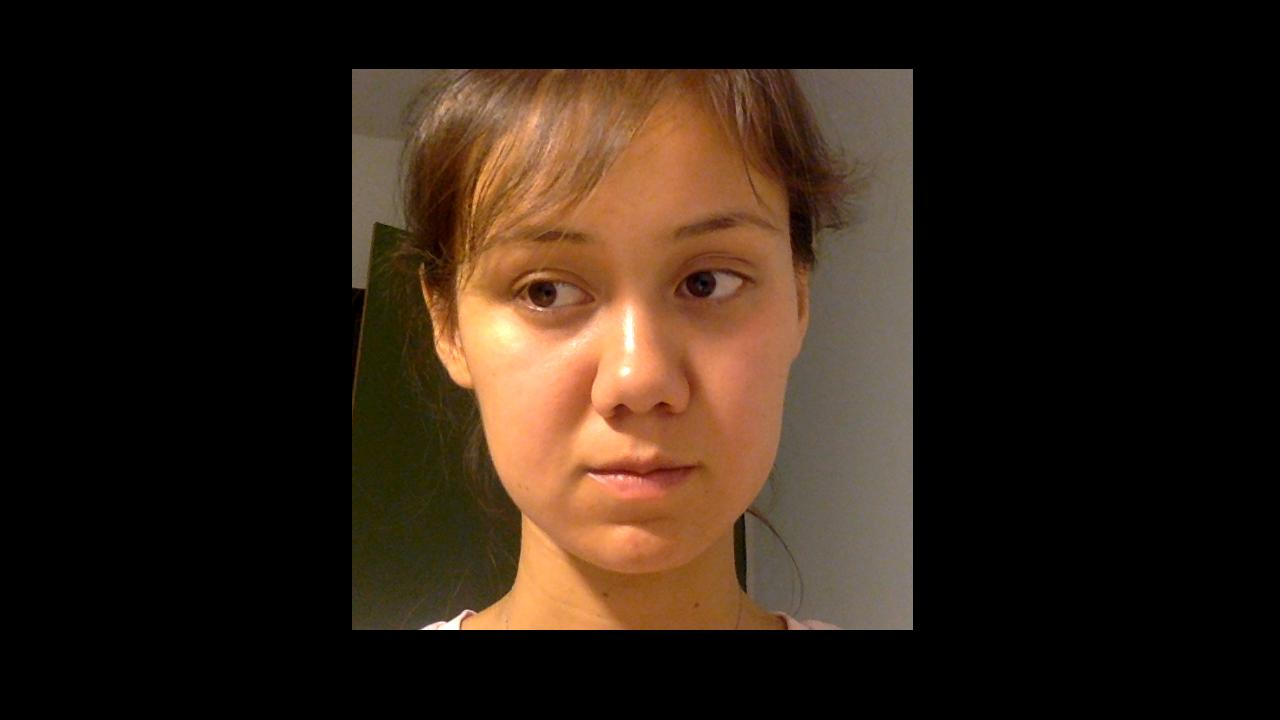
#> input picture EyeDetector/img/Derecha1.jpg, 1280 x 720 px; its folder holds only this picture in this run
$ python detectarCara.py --imagen ../EyeDetector/img/Derecha1.jpg   (older library calls are emulated)
#> lines starting #> are read from the running program, lines starting #| are printed output that depends on the picture; after the words box and inside, x2 and y2 are one past the last pixel; in counts of white or black regions, pixels touching at a corner belong together
### P2/funciones.py
import cv2
from math import sqrt, atan2
import numpy as np
from matplotlib import pyplot as plt
from filtroHomorfico import *
import skimage
from skimage import data, color
from skimage.transform import hough_circle, hough_circle_peaks
from skimage.feature import canny
from skimage.feature import corner_harris, corner_subpix, corner_peaks, blob_dog, peak_local_max
from skimage.draw import circle_perimeter
from skimage.util import img_as_ubyte
from skimage.transform import hough_ellipse
from skimage.draw import ellipse_perimeter
from skimage import exposure
from skimage.filters import threshold_otsu, threshold_local, threshold_adaptive, laplace, gaussian, threshold_mean, threshold_minimum
from skimage.morphology import disk
from skimage.filters.rank import median
from skimage import exposure
from skimage.morphology import erosion, dilation, opening, closing, white_tophat, binary_opening, binary_closing, binary_dilation, binary_erosion


def punto_mediop(x1, y1, x2, y2):
    x = int((x1+x2)/2)
    y = int((y1+y2)/2)
    return x,y

def filtrado_pupila(image):
    width = 150
    h,w = image.shape[0],image.shape[1]     #redimensionamos imagen
    r = width / float(w)
    dim = (width, int(h * r))
    escalada = cv2.resize(image, dim, interpolation = cv2.INTER_AREA)
    escala_gris = cv2.cvtColor(escalada,cv2.COLOR_BGR2GRAY)  #convertimos a escala de grises
    escala_gris= skimage.img_as_float(escala_gris)
    ecualizada = exposure.equalize_hist(escala_gris)
    filtro_mediana = median(ecualizada,np.ones((5,5)))
    apertura = opening(filtro_mediana, np.ones((5,5)))
    cierre = closing(apertura, np.ones((9,9)))
    '''cv2.imshow("escalada",escalada)
    cv2.imshow("escala_gris",escala_gris)
    cv2.imshow("ecualizada",ecualizada)
    cv2.imshow("filtro_mediana",filtro_mediana)
    cv2.imshow("apertura",apertura)
    cv2.imshow("cierre",cierre)
    k = cv2.waitKey(0)
    if k == 27:         # wait for ESC key to exit
        cv2.destroyAllWindows()'''

    return cierre

def punto_final(img, x, y):
    cont = 0
    ptx = x
    for i in range(x,img.shape[1]):
        if img[y , i] == 0:
            ptx = i
            break
        cont += 1

    return (ptx, y), cont

def puntos_limite(img, img2, cx, cy, radio):
    puntos = []
    zona_interes = img[cy - int(round(radio/2)) : cy + int(round(radio/3)), :]
    #zona_interes = img[cy - int(round(radio/2)) : cy + int(round(radio/2)), :]
    #zona_interes = binary_opening(zona_interes, np.ones((1,5)))
    for (x,y), value in np.ndenumerate(zona_interes):
        if value == 1:
            pto, dist = punto_final(zona_interes,y,x)
            aux = pto[0]
            pto = (pto[0],pto[1] +cy - int(round(radio/3.5)))
            puntos.append(((y, x+cy - int(round(radio/3.5))),pto,dist))
            #cv2.line(img2,pto,(y,x+cy - int(round(radio/3.5))),(255,255,0),1)

    ptos_d = []
    ptos_i = []
    for pto in puntos:
        if pto[0][0] > cx + radio and pto[0][0] < cx + int(2.5*radio):
            ptos_i.append(pto)
            cv2.circle(img2,pto[0],1,(255,255,0),1)
            cv2.circle(img2,pto[1],1,(255,255,0),1)
        elif pto[0][0] < cx - radio and pto[0][0] > cx - int(2.5*radio):
            ptos_d.append(pto)
            cv2.circle(img2,pto[0],1,(0,255,255),1)
            cv2.circle(img2,pto[1],1,(0,255,255),1)

    porcion_dch = int(round(cx/4))
    porcion_izq = int(round((img.shape[1] - cx))/4)
    zd_1 = []
    zd_2 = []
    zd_3 = []
    zi_1 = []
    zi_2 = []
    zi_3 = []

    for pto in ptos_d:
        if pto[1][0] > 0 and pto[1][0] < porcion_dch:
            zd_3.append(pto)
            '''cv2.circle(img2,pto[0],1,(0,0,255),1)
            cv2.circle(img2,pto[1],1,(0,0,255),1)'''
        elif pto[1][0] < porcion_dch*2 and pto[1][0] > porcion_dch:
            zd_2.append(pto)
            '''cv2.circle(img2,pto[0],1,(255, 0, 0),1)
            cv2.circle(img2,pto[1],1,(255, 0, 0),1)'''
        elif pto[1][0] < cx and pto[1][0] >porcion_dch*2:
            zd_1.append(pto)
            '''cv2.circle(img2,pto[0],1,(0, 255, 0),1)
            cv2.circle(img2,pto[1],1,(0, 255, 0),1)'''

    for pto in ptos_i:
        if pto[0][0] > cx and pto[0][0] < cx + porcion_izq:
            zi_1.append(pto)
            '''cv2.circle(img2,pto[0],1,(0, 255, 0),1)
            cv2.circle(img2,pto[1],1,(0, 255, 0),1)'''
        elif pto[0][0] < cx + (porcion_izq*2) and pto[0][0] > cx+porcion_izq:
            zi_2.append(pto)
            '''cv2.circle(img2,pto[0],1,(255, 0, 0),1)
            cv2.circle(img2,pto[1],1,(255, 0, 0),1)'''
        elif pto[0][0] > cx + (porcion_izq*2) and pto[0][0] < cx + (porcion_izq*3) :
            zi_3.append(pto)
            '''cv2.circle(img2,pto[0],1,(0,0,255),1)
            cv2.circle(img2,pto[1],1,(0,0,255),1)'''


    cv2.imshow("img",img)
    cv2.imshow("img2",img2)
    cv2.imshow("zona_interes", zona_interes.astype(float))
    k = cv2.waitKey(0)
    if k == 27:         # wait for ESC key to exit
        cv2.destroyAllWindows()
    return zd_1, zd_2, zd_3, zi_1, zi_2, zi_3

def definir_distancia_peso(z1,z2,z3, dir, cx, cy):
    pz1 = 50
    pz2 = 35
    pz3 = 15
    '''if len(z3) == 0 and len(z2) == 0:
        pz1 = 100
    elif len(z1) == 0 and len(z2) == 0:
        pz3 = 50
    elif len(z1) == 0 and len(z3) == 0:
        pz2 = 70
    elif len(z1) == 0:
        pz2 = 60
        pz1 = 40
    elif len(z2) == 0:
        pz1 = 90
        pz2 = 10
    elif len(z3) == 0:
        pz1 = 65
        pz2 = 35'''

    puntos = []

    if len(z1) > 0 :
        maximo1 = 0
        pto_aux = None
        for pto in z1:
            dist = distancia_entre_dos_puntos(pto[dir][0], pto[dir][1],cx, cy )
            if dist > maximo1:
                maximo1 = dist
                pto_aux = pto[dir]
        puntos.append((pto_aux, maximo1, pz1, dir))
    if len(z2) > 0 :
        maximo2 = 0
        pto_aux = None
        for pto in z2:
            dist = distancia_entre_dos_puntos(pto[dir][0], pto[dir][1],cx, cy )
            if dist > maximo2:
                maximo2 = dist
                pto_aux = pto[dir]
        puntos.append((pto_aux, maximo2, pz2, dir))

    if len(z3) > 0 :
        maximo3 = 0
        pto_aux = None
        for pto in z3:
            dist = distancia_entre_dos_puntos(pto[dir][0], pto[dir][1],cx, cy )
            if dist > maximo3:
                maximo3 = dist
                pto_aux = pto[dir]
        puntos.append((pto_aux, maximo3, pz3, dir))

    return puntos

def filtrado_esclerotica(image, cx, cy, radio):
    width = 150
    h,w = image.shape[0],image.shape[1]     #redimensionamos imagen
    r = width / float(w)
    dim = (width, int(h * r))
    escalada = cv2.resize(image, dim, interpolation = cv2.INTER_AREA)
    cv2.circle(escalada, (cx ,cy), radio, (0,0,255),1)
    cv2.circle(escalada, (cx ,cy), 1, (0,0,255),2)
    cv2.circle(escalada, (cx ,cy + int(round(radio/4))), 1, (0,0,255),2)
    escala_gris = cv2.cvtColor(escalada,cv2.COLOR_BGR2GRAY)  #convertimos a escala de grises
    escala_gris= skimage.img_as_float(escala_gris)
    ecualizada = exposure.equalize_hist(escala_gris)
    filtro_mediana = median(ecualizada,np.ones((11, 11)))
    block_size = 35
    local_thresh = threshold_local(filtro_mediana, block_size)
    binary_local = filtro_mediana > local_thresh
    binary_local = binary_local.astype(float)
    umbralizada = binary_local
    img_aux = np.zeros_like(umbralizada) + umbralizada
    img_aux[0 : cy - radio + int(round(radio/4)), : ] = 0
    img_aux [cy + radio - int(round(radio/4)) : , :] = 0
    img_aux [: ,0 :radio] = 0
    zd1,zd2,zd3, zi1, zi2, zi3 = puntos_limite(img_aux, escalada, cx ,cy, radio)
    h1,w1 = umbralizada.shape[0], umbralizada.shape[1]
    puntos_d = definir_distancia_peso(zd1,zd2,zd3,0,cx,cy)
    puntos_i = definir_distancia_peso(zi1,zi2,zi3,1,cx,cy)
    ptos_normalizados = []
    for pto in puntos_d:
        ctx1 = int(round((h*pto[0][0])/h1))
        cty1 = int(round((pto[0][1]*w)/w1))
        ptos_normalizados.append(((ctx1, cty1), pto[1], pto[2], pto[3]))
    for pto in puntos_i:
        ctx1 = int(round((h*pto[0][0])/h1))
        cty1 = int(round((pto[0][1]*w)/w1))
        ptos_normalizados.append(((ctx1, cty1), pto[1], pto[2], pto[3]))

    #cv2.imshow("escalada",escalada)
    '''umbralizada = umbralizada.astype(float)
    cv2.imshow("umbralizada",umbralizada)
    img_aux = img_aux.astype(float)
    cv2.imshow("img_aux",img_aux)'''
    k = cv2.waitKey(0)
    if k == 27:         # wait for ESC key to exit
        cv2.destroyAllWindows()

    return ptos_normalizados

def detectar_pupila(image):
    h,w = image.shape[0],image.shape[1]
    img = filtrado_pupila(image)
    img =  cv2.GaussianBlur(img,(7,7),7.6)
    edges = canny(img, sigma=2, low_threshold=15, high_threshold=50) #DETECTAR BORDES

    hough_radii = np.arange(20, 30, 1)  # Aproximamos radio de la pupilas
    hough_res = hough_circle(edges, hough_radii)    # buscamos la pupila

    #coordenadas y radios
    accums, cx, cy, radii = hough_circle_peaks(hough_res, hough_radii,total_num_peaks=3)

    valores = []
    for center_y, center_x, radius in zip(cy, cx, radii):
        valores.append(img[center_y,center_x])

    minimo = np.amin(valores)
    image1 = color.gray2rgb(img)
    y = []
    x = []
    radio = []

    for center_y, center_x, radius in zip(cy, cx, radii):
        value = img[center_y,center_x]
        if (value == minimo) :
            y.append(center_y)
            x.append(center_x)
            radio.append(radius)

    if not x or not y or not radio:
        print("Ojo no definido\n")
        return None

    x = int(np.mean(x))
    y = int(np.mean(y))
    radio = int(np.mean(radio))

    cv2.circle(image1,(x,y),radio,(0,255,0),2)

    h1, w1 = image1.shape[0], image1.shape[1]
    ctx = int(round((h*x)/h1))
    cty = int(round((y*w)/w1))
    radio2 = int(round((radio * h)/h1))
    return image1, ctx, cty, x, y, radio, radio2

# [205 lines left out: functions filtrar_esquinas, detectar_esclerotica, elementos_por_coordenada, filtrar_puntos, limite_esclerotica, not called in this run]

def punto_medio(img, x1, y1, x2, y2):
    x = int((x1+x2)/2)
    y = int((y1+y2)/2)
    lineThickness = 1
    cv2.line(img, (x, y1), (x, y2), (0,255,0), lineThickness)
    cv2.line(img, (x1, y), (x2, y), (0,255,0), lineThickness)
    return x,y

def dividir_verticalmente(img, x1, y1, x2, y2):
    division_vertical = int(round((y2-y1)/3))
    '''lineThickness = 1
    for i in range(0,4):
        cv2.line(img, (x1, y1+(i*division_vertical)), (x2, y1+(i*division_vertical)), (0, 0, 255), lineThickness)'''

    return division_vertical

def dividir_horizontalmente(img, y, x1, y1, x2, division_vertical):
    division_horizontal = int(round((x2-x1)/5))
    lineThickness = 1
    #for i in range(0,6):
        #cv2.line(img, (x1+(i*division_horizontal), y1+division_vertical), (x1+(i*division_horizontal), y), (255,255,0), lineThickness)

    return division_horizontal

def ojo_derecho(img, x, y, x1, y1, x2, y2, d_horizontal, d_vertical):
    ojo_derecho = img[ y1 + d_vertical : y, x1 + d_horizontal : x1 + (2 * d_horizontal) ]

    return ojo_derecho

def ojo_izquierdo(img, x, y, x1, y1, x2, y2, d_horizontal, d_vertical):
    ojo_izquierdo = img[ y1 + d_vertical : y, x1 + (3 * d_horizontal) -20 : x1 + (4* d_horizontal) ]

    return ojo_izquierdo

def puntos_proximos(x, lista):
    aux = x
    for item in lista:
        if x[0] != item[0]:
            if np.abs(item[0] -x[0]) < 10 or np.abs(x[0] - item[0]) < 10  :
                aux = punto_mediop(aux[0], aux[1], item[0], item[1])
                #print(x,item,aux)
    return aux

def elemento_en_lista(x,lista):
    dentro = False
    for item in lista:
        if item[0] == x[0] and x[1] == item[1]:
            dentro = True
            break
    return dentro

def filtrar_puntos_ojos(puntos, centrox,rd, ri):
    lista = []
    for x in puntos:
        if np.abs(x[0] - centrox) > rd*2 and np.abs(x[0] - centrox) > ri*2:
            lista.append(x)

    lista_filtrada = []
    for x in lista:
        punto = puntos_proximos(x, lista)
        if elemento_en_lista(punto, lista_filtrada) == False:
            #print('FILTRADO-> ',punto)
            lista_filtrada.append(punto)
    #print('--------------------------------')
    lista = []
    for x in lista_filtrada:
        punto = puntos_proximos(x, lista_filtrada)
        if elemento_en_lista(punto, lista) == False:
            #print('FILTRADO-> ',punto)
            lista.append(punto)

    return lista


def recta_ojos(img,x1, y1, x2, y2, centrox, rd, ri):
    puntos_recta = []
    m1 = x2 - x1
    m2 = y2 -y1
    a = x1 * m2
    b = y1 * m1
    for x in range(x1 -40,x2 + 40):
        for y in range(img.shape[0]):
            z = (x * m2) - a
            w = (y * m1) - b
            if (np.abs(z - w) <20 or np.abs(w - z)<20):
                item = (x,y)
                puntos_recta.append(item)
                #cv2.circle(img,(x,y),1,(0,255,0),1)

    puntos_recta = filtrar_puntos_ojos(puntos_recta, centrox ,rd, ri)
    return puntos_recta

def distancia_entre_dos_puntos(x1, y1, x2, y2):
    a = x2 - x1
    b = y2 - y1
    d = sqrt((a**2) + (b**2))

    return d

# [116 lines left out: functions distancia_a_pupila, media_distancias, determinar_lado, angulo_entre_2_puntos, filtrado_final, tupla_en_lista and 3 more, not called in this run]


def determinar_mirada(puntos,cx):
    '''dd1 = []
    dd2 = []
    dd3 = []
    di1 = []
    di2 = []
    di3 = []'''
    print('----')
    m_d = 0
    c_d = 0
    c_i = 0
    m_i = 0
    for pto in puntos:

        if pto[0][0] < cx:
            print('DER->',pto)
            m_d += pto[1]
            c_d += 1
            '''if pto[2] ==50:
                dd1.append((pto[0],pto[1]))
            elif pto[2] ==35:
                dd2.append((pto[0],pto[1]))
            elif pto[2] ==15:
                dd3.append((pto[0],pto[1]))'''
        else:
            print('IZQ->',pto)
            m_i += pto[1]
            c_i += 1
            '''if pto[2] ==50:
                di1.append((pto[0],pto[1]))
            elif pto[2] ==35:
                di2.append((pto[0],pto[1]))
            elif pto[2] ==15:
                di3.append((pto[0],pto[1]))'''

    if m_d != 0:
        m_d = m_d/c_d
    if m_i != 0 :
        m_i = m_i / c_i

    print(m_d, m_i)
    return m_d - m_i

    '''peso1 = 0
    peso2 = 0
    peso3 = 0
    if len(dd1)>0 and len(di1)>0:
        print(dd1[0])
        if dd1[0][1] < di1[0][1]:
            peso1 = 50
        else:
            peso1 = -50
    elif len(dd1)>0:
        peso1 = 50
    else:
        peso1 = -50

    if len(dd2)>0 and len(di2)>0:
        if dd2[0][1] < di2[0][1]:
            peso2 = 35
        else:
            peso2 = -35
    elif len(dd2)>0:
        peso2 = 35
    else:
        peso2 = -35

    if len(dd3)>0 and len(di3)>0:
        if dd3[0][1] < di3[0][1]:
            peso3 = 15
        else:
            peso3 = -15
    elif len(dd3)>0:
        peso1 = 15
    else:
        peso1 = -15

    total = peso1 + peso2 + peso3

    return total'''

### P2/detectarCara.py
import cv2
import argparse
import sys
from funciones import *

#coger argumentos de entrada
#---------------------------------------------------------------------------#

ap = argparse.ArgumentParser()
ap.add_argument("-i", "--imagen", required=True)
args = vars(ap.parse_args()) #{'plantilla':'plantilla','imagen': 'img'}

#---------------------------------------------------------------------------#

#CARGAR IMAGEN Y PREPROCESAR
#---------------------------------------------------------------------------#

img = cv2.imread(args['imagen'])
#> img is the input picture: shape (720, 1280, 3); mean B, G, R 21.2, 32.5, 46.5
gray = cv2.cvtColor(img, cv2.COLOR_BGR2GRAY) #imagen a escala de grises
equal = cv2.equalizeHist(gray) #ecualizacion de histograma para imagenes oscuras
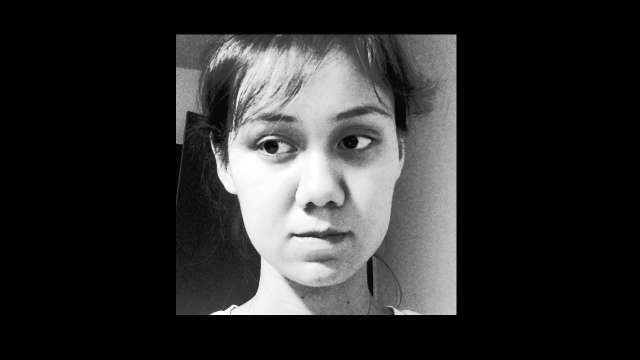
#> equal: shape (720, 1280) (shown at 1/2 size); min 0, max 255, mean 45.1

#---------------------------------------------------------------------------#

#CARGAR CLASIFICADOR HAARCASCADE
#---------------------------------------------------------------------------#

face_cascade = cv2.CascadeClassifier('haarcascade_frontalface_alt.xml')
scale_factor=1.3
min_neighbors=5
#DETECTAR CARA
faces = face_cascade.detectMultiScale(equal, scale_factor, min_neighbors)    #usa la imagen en escala de grises para detectar mejor
#> faces = [[403, 106, 465, 465]]

#---------------------------------------------------------------------------#

#----------------------------BUSCAMOS LA CARA---------------------------#

face = None
for (x,y,w,h) in faces:
    cv2.rectangle(img,(x,y),(x+w,y+h),(255,0,0),3)
    x1 = x
    y1 = y
    x2 = x+w
    y2 = y+h
    face = img[y:y+h, x:x+w]
#> this loop made 1 pass
#> (x, y, w, h, x1, y1, x2, y2) on pass 1: (403, 106, 465, 465, 403, 106, 868, 571)
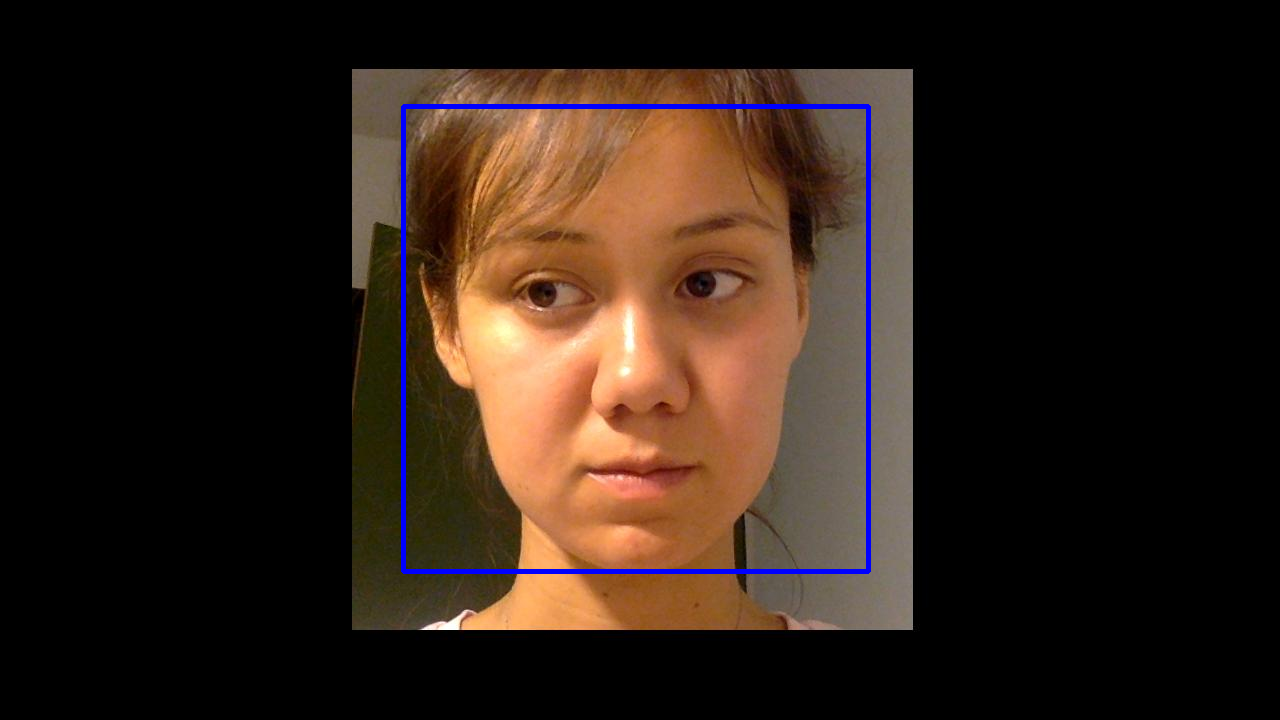
#> img: shape (720, 1280, 3); 1.01% of pixels changed, all inside (x1, y1, x2, y2) = (401, 104, 871, 574)

if face is None: #SI EL CLASIFICADOR NO ENCUENTRA LA CARA -> TERMINAR EJECUCION
    print("No se ha encontrado la cara\n")
    sys.exit()

#---------------------------------------------------------------------------#

#----------------------------BUSCAMOS REGIONES---------------------------#

x,y = punto_medio(img, x1, y1, x2, y2)  # Hallamos el punto medio de la cara.
#> in punto_medio, `x = int((x1+x2)/2)`: x = 635
#> in punto_medio, `y = int((y1+y2)/2)`: y = 338
#> x = 635; y = 338
division_vertical = dividir_verticalmente(img, x1, y1, x2, y2)
#> in dividir_verticalmente, `division_vertical = int(round((y2-y1)/3))`: division_vertical = 155
#> division_vertical = 155
division_horizontal = dividir_horizontalmente(img, y, x1, y1, x2, division_vertical)
#> in dividir_horizontalmente, `division_horizontal = int(round((x2-x1)/5))`: division_horizontal = 93
#> division_horizontal = 93
ojod = ojo_derecho(img, x, y, x1, y1, x2, y2, division_horizontal, division_vertical)
ojoi = ojo_izquierdo(img, x, y, x1, y1, x2, y2, division_horizontal, division_vertical)
#> in ojo_izquierdo, `ojo_izquierdo = img[ y1 + d_vertical : y, x1 + (3 * d_horizontal) -20 ..`:
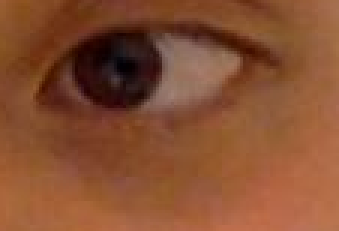
#> ojo_izquierdo: shape (77, 113, 3) (shown 3 times larger); mean B, G, R 49.5, 78.9, 134.1
pd, cxd, cyd, xd, yd, rde, rd = detectar_pupila(ojod)
#> in detectar_pupila, `edges = canny(img, sigma=2, low_threshold=15, high_threshold=50)`:
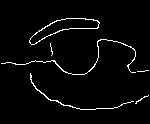
#> edges: shape (124, 150) bool; 3.1% white in thin lines or dots, all inside (x1, y1, x2, y2) = (1, 18, 149, 110)
#> in detectar_pupila, `accums, cx, cy, radii = hough_circle_peaks(hough_res, hough_radii,tota..`: accums = [0.471, 0.359, 0.347]; cx = [75, 76, 76]; cy = [51, 52, 50]; radii = [23, 22, 24]
#> the loop in detectar_pupila, `for center_y, center_x, radius in zip(cy, cx, radii):` made 3 passes
#> (center_y, center_x, radius) on passes 1 to 3: (51, 75, 23), (52, 76, 22), (50, 76, 24)
#> after the loop in detectar_pupila, `for center_y, center_x, radius in zip(cy, cx, radii):`: valores = [7, 9, 7]
#> in detectar_pupila, `minimo = np.amin(valores)`: minimo = 7
#> the loop in detectar_pupila, `for center_y, center_x, radius in zip(cy, cx, radii):` made 3 passes
#> (center_y, center_x, radius, value) on passes 1 to 3: (51, 75, 23, 7), (52, 76, 22, 9), (50, 76, 24, 7)
#> after the loop in detectar_pupila, `for center_y, center_x, radius in zip(cy, cx, radii):`: radio = [23, 24]; x = [75, 76]; y = [51, 50]
#> in detectar_pupila, `x = int(np.mean(x))`: x = 75
#> in detectar_pupila, `y = int(np.mean(y))`: y = 50
#> in detectar_pupila, `radio = int(np.mean(radio))`: radio = 23
#> in detectar_pupila, `cv2.circle(image1,(x,y),radio,(0,255,0),2)`:
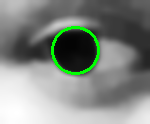
#> image1: shape (124, 150, 3); mean R, G, B 129.7, 135.6, 129.7
#> in detectar_pupila, `ctx = int(round((h*x)/h1))`: ctx = 47
#> in detectar_pupila, `cty = int(round((y*w)/w1))`: cty = 31
#> in detectar_pupila, `radio2 = int(round((radio * h)/h1))`: radio2 = 14
#> cxd = 47; cyd = 31; xd = 75; yd = 50; rde = 23; rd = 14
pi, cxi, cyi, xi, yi, rie, ri = detectar_pupila(ojoi)
#> in filtrado_pupila (call 2), `escala_gris = cv2.cvtColor(escalada,cv2.COLOR_BGR2GRAY)`:
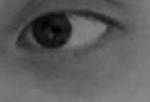
#> escala_gris: shape (102, 150); min 1, max 137, mean 92
#> in filtrado_pupila (call 2), `ecualizada = exposure.equalize_hist(escala_gris)`:
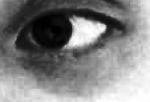
#> ecualizada: shape (102, 150) float64; min 0.000392, max 1, mean 0.504
#> (the rest of the program and of its run is left out)
